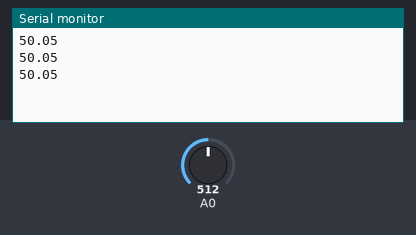
Recording of a sketch running on a simulated Arduino Uno, built with avr-gcc and run on an emulated ATmega328P. Parts: the last lines printed to the serial monitor. The test bench sets the inputs (shaded band); at power-on: A0 = 512.

Above: at 1.3 s.
1.4 s: A0 set to 716
At 1.9 s:
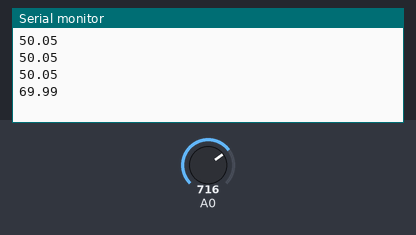
2.9 s: A0 set to 900
At 3.4 s:
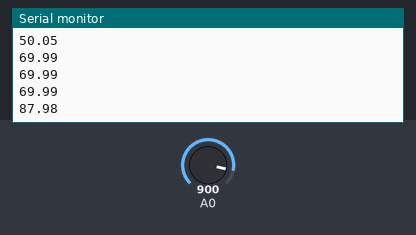
Timing chart, 0 to 5.9 s (numbered marks = the images above; inputs shaded):
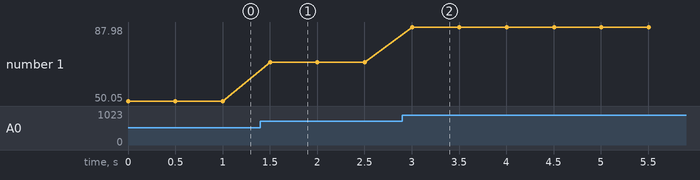

The sketch:

arduino.ino
```cpp
void setup() {
  Serial.begin(9600);
}

void loop() {
  // Leer LDR (0 = oscuro, 1023 = mucha luz)
  int lectura_ldr = analogRead(A0);

  // Convertir a porcentaje de luz (0% a 100%)
  float luz = (lectura_ldr / 1023.0) * 100.0;

  // Enviar por serial
  Serial.println(luz);

  delay(500); // cada medio segundo
}
```

Measured:
- after the input at 1.4 s, the serial monitor: prints a new line after 0.10 s (image 1)
- after the input at 2.9 s, the serial monitor: prints a new line after 0.10 s (image 2)
- plotted number 1: 50.05 → 69.99 after the input at 1.4 s, 69.99 → 87.98 after the input at 2.9 s
